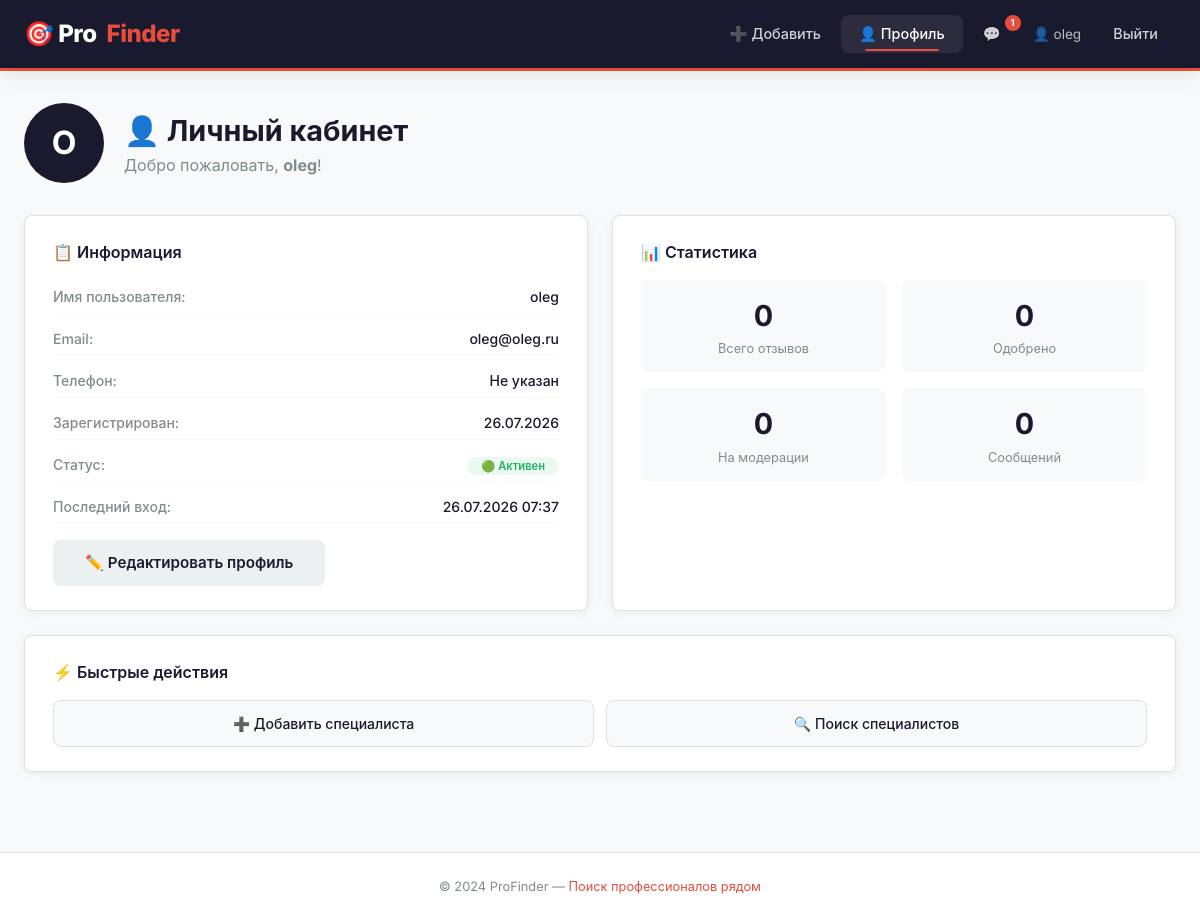
The app's page /profile/ (signed in), older data.
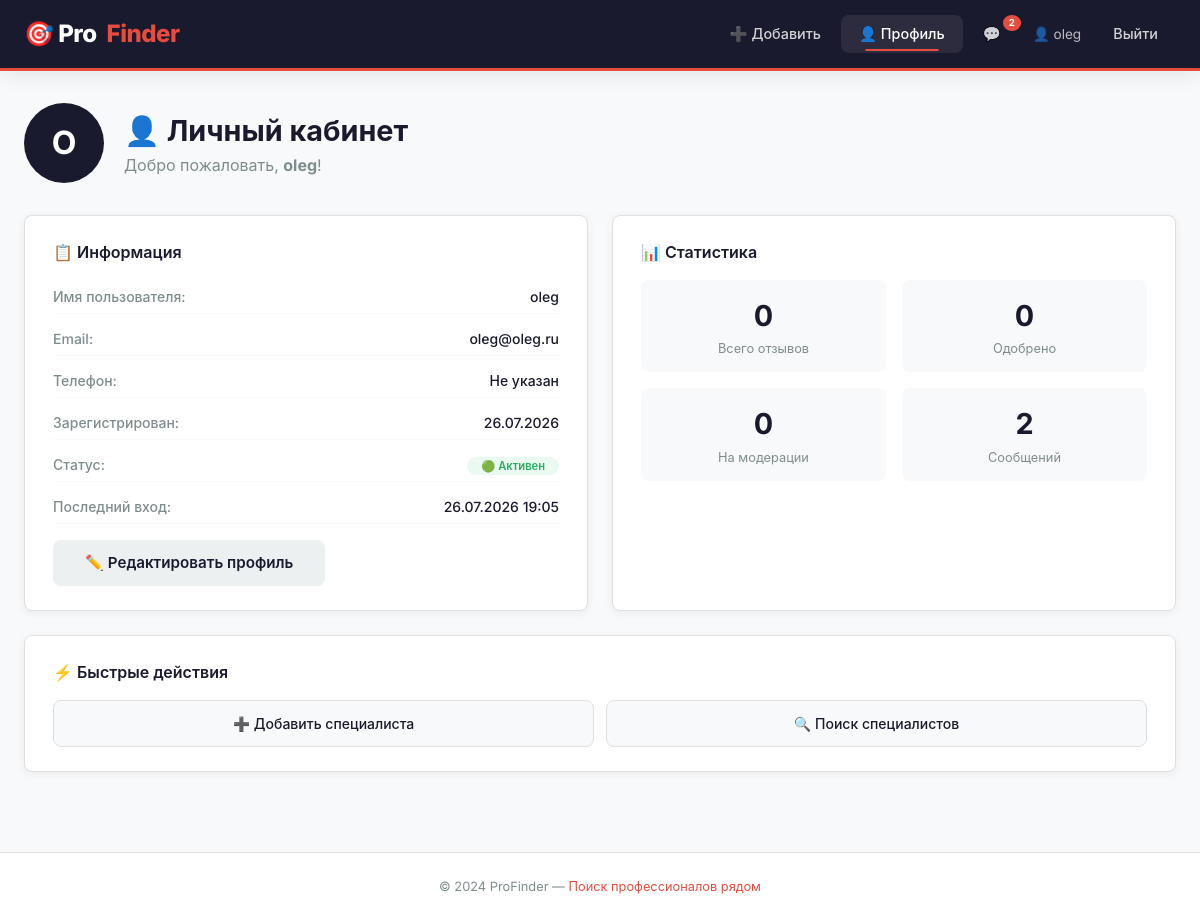
The same page, newer data.
### users/models.py (models this page shows, shortened)
class User(AbstractUser):
    email = models.EmailField(unique=True)
    phone = models.CharField(max_length=20, blank=True, null=True)
    avatar = models.ImageField(
        upload_to=user_avatar_path,
        blank=True,
        null=True,
        verbose_name='Аватар'
    )
    is_active = models.BooleanField(default=True)
    last_login = models.DateTimeField(null=True, blank=True)
    created_at = models.DateTimeField(auto_now_add=True)
    def get_unread_count(self):
        from chat.models import Message
        unread = 0
        for chat in self.get_all_chats():
            unread += chat.messages.filter(is_read=False).exclude(sender=self).count()
        return unread
    def get_all_chats(self):
        from chat.models import Chat
        return Chat.objects.filter(
            models.Q(user1=self) | models.Q(user2=self)
        ).order_by('-updated_at')
    def get_notifications(self):
        from chat.models import Message
        notifications = []
        for chat in self.get_all_chats():
            unread_messages = chat.messages.filter(
                is_read=False
            ).exclude(sender=self).order_by('-created_at')
            for msg in unread_messages[:3]:  # По 3 последних из каждого чата
                notifications.append({
                    'chat_id': chat.id,
                    'sender_name': msg.sender.username,
                    'content': msg.content[:100] + ('...' if len(msg.content) > 100 else ''),
                    'created_at': msg.created_at,
                    'is_read': msg.is_read,
                    'other_user_id': chat.get_other_user(self).id,
                    'other_user_name': chat.get_other_user(self).username
                })
        notifications.sort(key=lambda x: x['created_at'], reverse=True)
        return notifications[:20]  # Максимум 20 уведомлений

### users/views.py (the view)
# urls.py: path('profile/', user_views.profile, name='profile'),
@login_required
def profile(request):
    stats = {
        'reviews_count': Review.objects.filter(user=request.user).count(),
        'approved_reviews': Review.objects.filter(user=request.user, is_approved=True).count(),
        'pending_reviews': Review.objects.filter(user=request.user, is_approved=False).count(),
        'messages_count': Message.objects.filter(sender=request.user).count(),
        'unread_count': request.user.get_unread_count()
    }
    return render(request, 'profile.html', {'user': request.user, 'stats': stats})

### chat/models.py (called while the page is built)
    def get_other_user(self, user):
        return self.user2 if self.user1 == user else self.user1

### users/context_processors.py (called while the page is built)
def notifications(request):
    unread_count = 0
    notifications_list = []
    if request.user.is_authenticated:
        try:
            unread_count = request.user.get_unread_count()
            notifications_list = request.user.get_notifications()
        except AttributeError:
            pass
    return {
        'unread_count': unread_count,
        'notifications_list': notifications_list
    }

### templates/profile.html (shortened to what this page needs)
{% extends "base.html" %}
{% block content %}
<div class="profile-page">
    <div class="profile-header">
        <div style="display: flex; align-items: center; gap: 20px; flex-wrap: wrap;">
            <div style="position: relative;">
                {% if user.avatar %}
                    <img src="{{ user.avatar.url }}" alt="Аватар" style="width: 80px; height: 80px; border-radius: 50%; object-fit: cover; border: 2px solid #e0e0e0;">
                {% else %}
                    <div style="width: 80px; height: 80px; border-radius: 50%; background: var(--hh-primary); color: var(--hh-white); display: flex; align-items: center; justify-content: center; font-size: 2rem; font-weight: 700;">
                        {{ user.username|slice:":1"|upper }}
                    </div>
                {% endif %}
            </div>
            <div>
                <h1>👤 Личный кабинет</h1>
                <p>Добро пожаловать, <strong>{{ user.username }}</strong>!</p>
            </div>
        </div>
    </div>
    <div class="profile-grid">
        <div class="profile-card">
            <h3>📋 Информация</h3>
            <div class="profile-info">
                <div class="info-row">
                    <span class="label">Имя пользователя:</span>
                    <span class="value">{{ user.username }}</span>
                </div>
                <div class="info-row">
                    <span class="label">Email:</span>
                    <span class="value">{{ user.email }}</span>
                </div>
                <div class="info-row">
                    <span class="label">Телефон:</span>
                    <span class="value">{{ user.phone|default:"Не указан" }}</span>
                </div>
                <div class="info-row">
                    <span class="label">Зарегистрирован:</span>
                    <span class="value">{{ user.created_at|date:"d.m.Y" }}</span>
                </div>
                <div class="info-row">
                    <span class="label">Статус:</span>
                    <span class="value">
                        {% if user.is_active %}
                        <span class="badge badge-active">🟢 Активен</span>
                        {% else %}
                        <span class="badge badge-inactive">🔴 Заблокирован</span>
                        {% endif %}
                    </span>
                </div>
                {% if user.last_login %}
                <div class="info-row">
                    <span class="label">Последний вход:</span>
                    <span class="value">{{ user.last_login|date:"d.m.Y H:i" }}</span>
                </div>
                {% endif %}
            </div>
            <a href="{% url 'edit_profile' %}" class="btn btn-secondary">✏️ Редактировать профиль</a>
        </div>
        <div class="profile-card">
            <h3>📊 Статистика</h3>
            <div class="stats-grid">
                <div class="stat-item">
                    <span class="stat-number">{{ stats.reviews_count }}</span>
                    <span class="stat-label">Всего отзывов</span>
                </div>
                <div class="stat-item">
                    <span class="stat-number">{{ stats.approved_reviews }}</span>
                    <span class="stat-label">Одобрено</span>
                </div>
                <div class="stat-item">
                    <span class="stat-number">{{ stats.pending_reviews }}</span>
                    <span class="stat-label">На модерации</span>
                </div>
                <div class="stat-item">
                    <span class="stat-number">{{ stats.messages_count }}</span>
                    <span class="stat-label">Сообщений</span>
                </div>
            </div>
        </div>
        <div class="profile-card full-width">
            <h3>⚡ Быстрые действия</h3>
            <div class="actions-grid">
                <a href="{% url 'add_provider' %}" class="action-btn">➕ Добавить специалиста</a>
                <a href="{% url 'index' %}" class="action-btn">🔍 Поиск специалистов</a>
            </div>
        </div>
    </div>
</div>
{% endblock %}

### templates/base.html (shortened to what this page needs)
<!DOCTYPE html>
<html lang="ru">
<head>
    {% load static %}
    <link rel="stylesheet" href="{% static 'css/style.css' %}">
</head>
<body>
    <nav class="navbar">
        <div class="nav-container">
            <div class="nav-brand">
                <a href="{% url 'index' %}">
                    🎯 Pro<span class="accent">Finder</span>
                </a>
            </div>
            <div class="nav-menu">
                {% if user.is_authenticated %}
                    <a href="{% url 'add_provider' %}" class="{% if request.resolver_match.url_name == 'add_provider' %}active{% endif %}">➕ Добавить</a>
                    <a href="{% url 'profile' %}" class="{% if request.resolver_match.url_name == 'profile' %}active{% endif %}">👤 Профиль</a>
                    <div class="notifications-wrapper">
                        <a href="#" class="notifications-btn" onclick="toggleNotifications(event)">
                            💬
                            {% if unread_count > 0 %}
                                <span class="notification-badge" id="notificationBadge">{{ unread_count }}</span>
                            {% endif %}
                        </a>
                    </div>
                    <span class="user-name">👤 {{ user.username }}</span>
                    <a href="{% url 'logout' %}">Выйти</a>
                {% else %}
                    <a href="{% url 'login' %}" class="{% if request.resolver_match.url_name == 'login' %}active{% endif %}">Войти</a>
                    <a href="{% url 'register' %}" class="btn-nav">Регистрация</a>
                {% endif %}
            </div>
        </div>
    </nav>
    <div class="container">
        {% block content %}{% endblock %}
    </div>
    <footer>
        <p>© 2024 ProFinder — <span class="accent">Поиск профессионалов рядом</span></p>
    </footer>
</body>
</html>

### templates/base.html (style rules this page uses)
.notifications-wrapper { position: relative; display: inline-block; }
.notifications-btn { position: relative; padding: 8px 12px; color: rgba(255,255,255,0.8); text-decoration: none; border-radius: var(--hh-radius); transition: all 0.2s ease; }
.notification-badge { position: absolute; top: -4px; right: -4px; background: var(--hh-accent); color: white; font-size: 0.6rem; font-weight: 700; padding: 2px 6px; border-radius: 50%; min-width: 18px; text-align: center; line-height: 1.2; border: 2px solid var(--hh-primary); animation: pulse 2s infinite; }

Row changes from the older to the newer data that the page shows:
changed User "oleg": last_login "26.07.2026 07:37" → "26.07.2026 19:05"
Text that changed along with them:
{{ unread_count }}: "1" → "2"
{{ stats.messages_count }}: "0" → "2"
